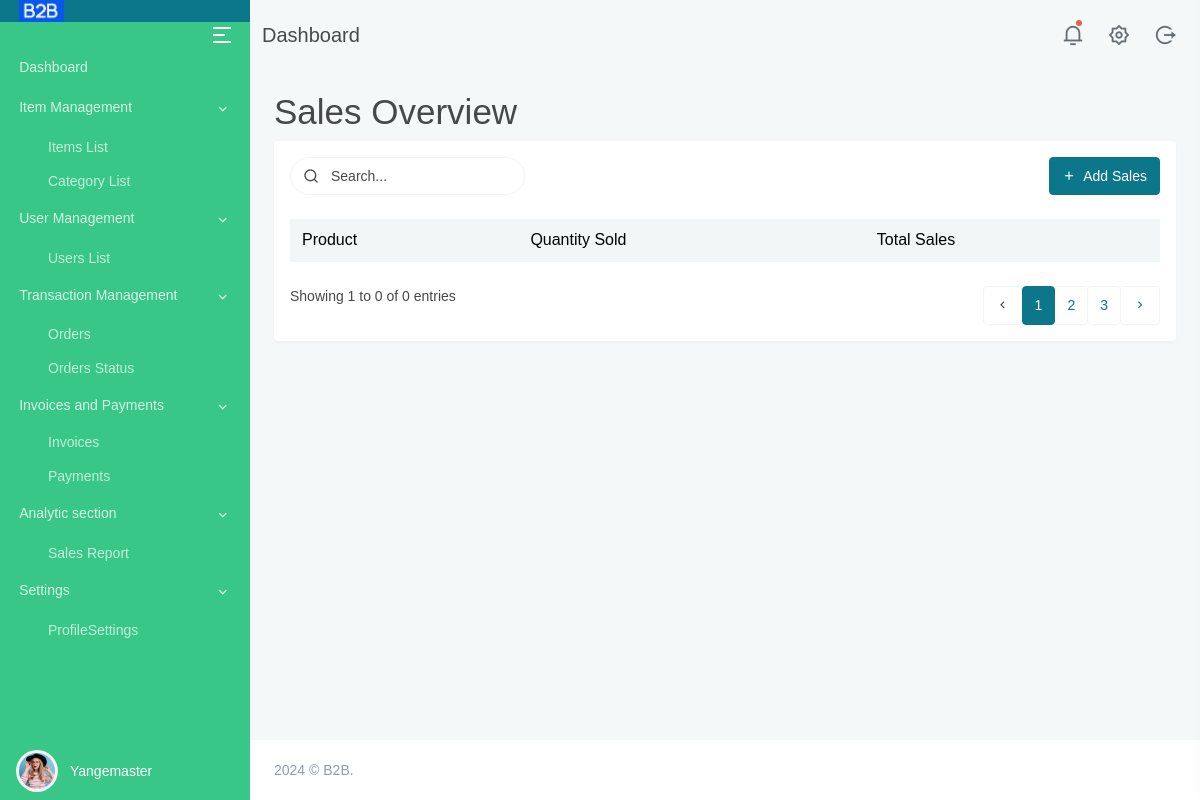
Page /sales/ (signed in) on the earlier database version.
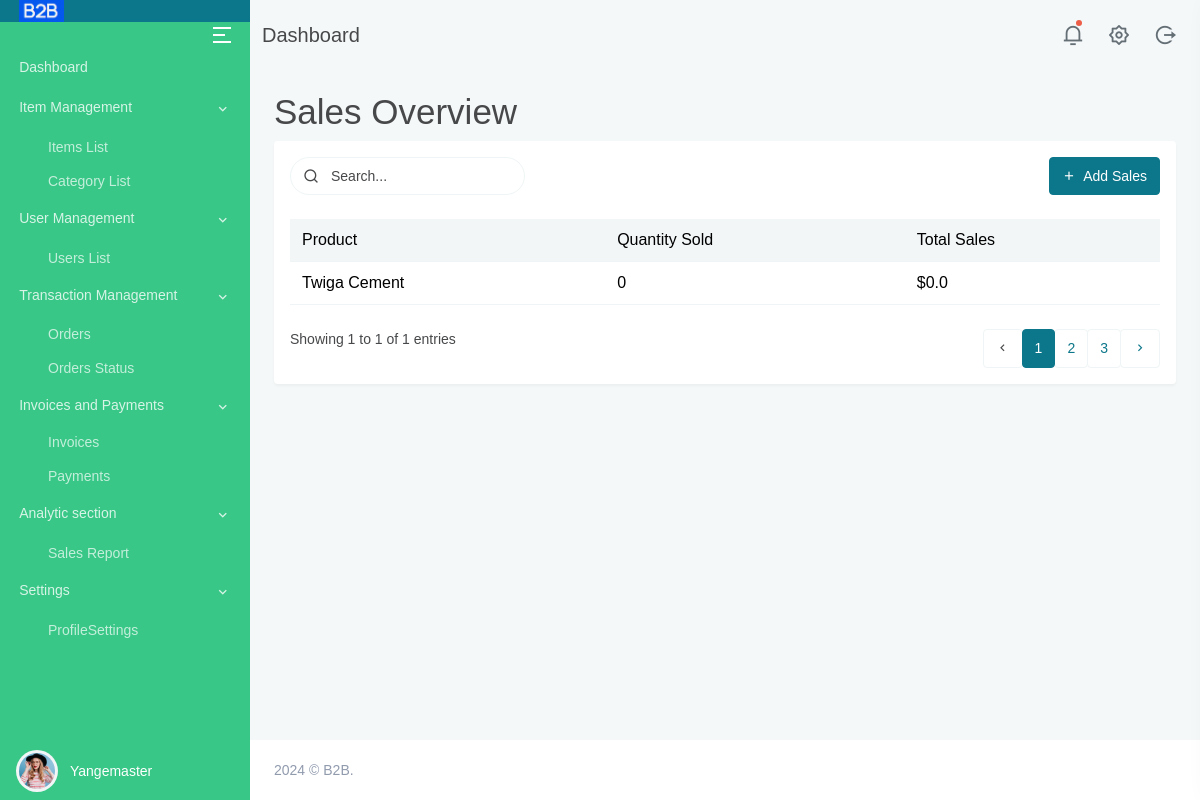
Same page on the later database version.
### main/models.py (models this page shows, shortened)
class Item(models.Model):
    item_name = models.CharField(max_length=100)
    category = models.ForeignKey(Category, on_delete=models.CASCADE)
    price = models.FloatField()
    item_image = models.ImageField(upload_to='items_images/')
    description = models.TextField()
    seller_name = models.CharField(max_length=100, default="john")

### main/views.py (the view)
# urls.py: path('sales/', views.sales_overview, name='sales'),
@login_required
def sales_overview(request):
    sales = Item.objects.all()
    sales_data = []
    for item in sales:
        total_quantity = Order.objects.filter(items=item).count()
        total_sales = total_quantity * item.price
        sales_data.append({
            'item_name': item.item_name,
            'total_quantity': total_quantity,
            'total_sales': total_sales,
        })
    return render(request, 'sales.html', {'sales': sales_data})

### templates/sales.html (shortened to what the changed rows need)
﻿{% extends "base.html" %}
{% load static %}
{% block content %}
    <div class="main-content">
        <div class="page-content">
            <div class="container-fluid">
                <h1>Sales Overview</h1>
                <div class="card">
                    <div class="card-body">
                        <div class="table-responsive mb-4">
                            <table class="table table-hover table-nowrap align-middle mb-0">
                                <thead class="bg-light">
                                    <tr>
                                        <th scope="col">Product</th>
                                        <th scope="col">Quantity Sold</th>
                                        <th scope="col">Total Sales</th>
                                    </tr>
                                </thead>
                                <tbody>
                                    {% for sale in sales %}
                                    <tr>
                                        <td>{{ sale.item_name }}</td>
                                        <td>{{ sale.total_quantity }}</td>
                                        <td>${{ sale.total_sales }}</td>
                                    </tr>
                                    {% endfor %}
                                </tbody>
                            </table>
                        </div>
                        <div class="row mt-4">
                            <div class="col-sm-6">
                                <div>
                                    <p class="mb-sm-0">Showing 1 to {{ sales|length }} of {{ sales|length }} entries</p>
                                </div>
                            </div>
                        </div>
                    </div>
                </div>
            </div>
        </div>
    </div>
{% endblock %}

Differences in the rows shown:
added Item: item_name "Twiga Cement"
Other differences:
{{ sales|length }}: "0" → "1"
new list line: "0 $ 0.0"
